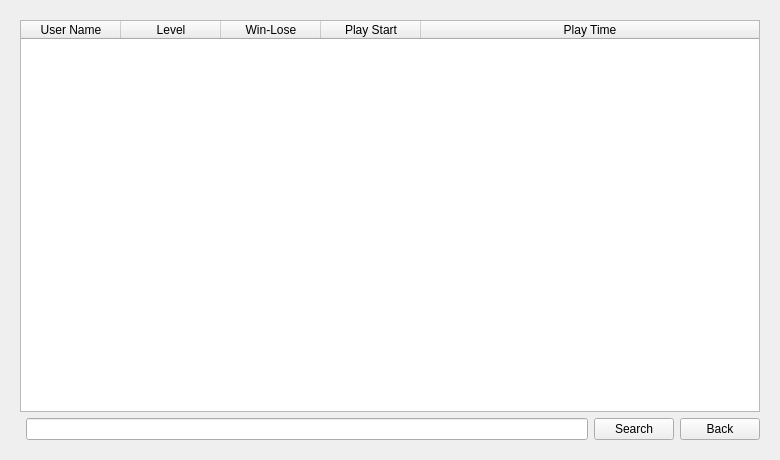
<?xml version="1.0" encoding="UTF-8"?>
<ui version="4.0">
 <class>Widget</class>
 <widget class="QWidget" name="Widget">
  <property name="geometry">
   <rect>
    <x>0</x>
    <y>0</y>
    <width>780</width>
    <height>460</height>
   </rect>
  </property>
  <property name="minimumSize">
   <size>
    <width>780</width>
    <height>460</height>
   </size>
  </property>
  <property name="maximumSize">
   <size>
    <width>780</width>
    <height>460</height>
   </size>
  </property>
  <property name="windowTitle">
   <string>Widget</string>
  </property>
  <layout class="QGridLayout" name="gridLayout">
   <item row="0" column="0">
    <widget class="QStackedWidget" name="stackedWidget">
     <property name="currentIndex">
      <number>2</number>
     </property>
     <widget class="QWidget" name="page">
      <layout class="QGridLayout" name="gridLayout_2">
       <item row="0" column="0">
        <widget class="QFrame" name="frame_answer">
         <property name="frameShape">
          <enum>QFrame::Shape::StyledPanel</enum>
         </property>
         <property name="frameShadow">
          <enum>QFrame::Shadow::Raised</enum>
         </property>
         <layout class="QGridLayout" name="gridLayout_6">
          <item row="1" column="0">
           <widget class="QTextEdit" name="textEdit">
            <property name="minimumSize">
             <size>
              <width>350</width>
              <height>150</height>
             </size>
            </property>
            <property name="maximumSize">
             <size>
              <width>350</width>
              <height>150</height>
             </size>
            </property>
            <property name="font">
             <font>
              <pointsize>72</pointsize>
             </font>
            </property>
            <property name="readOnly">
             <bool>true</bool>
            </property>
            <property name="html">
             <string>&lt;!DOCTYPE HTML PUBLIC &quot;-//W3C//DTD HTML 4.0//EN&quot; &quot;http://www.w3.org/TR/REC-html40/strict.dtd&quot;&gt;
&lt;html&gt;&lt;head&gt;&lt;meta name=&quot;qrichtext&quot; content=&quot;1&quot; /&gt;&lt;meta charset=&quot;utf-8&quot; /&gt;&lt;style type=&quot;text/css&quot;&gt;
p, li { white-space: pre-wrap; }
hr { height: 1px; border-width: 0; }
li.unchecked::marker { content: &quot;\2610&quot;; }
li.checked::marker { content: &quot;\2612&quot;; }
&lt;/style&gt;&lt;/head&gt;&lt;body style=&quot; font-family:'Sans Serif'; font-size:72pt; font-weight:400; font-style:normal;&quot;&gt;
&lt;p align=&quot;center&quot; style=&quot;-qt-paragraph-type:empty; margin-top:0px; margin-bottom:0px; margin-left:0px; margin-right:0px; -qt-block-indent:0; text-indent:0px;&quot;&gt;&lt;br /&gt;&lt;/p&gt;&lt;/body&gt;&lt;/html&gt;</string>
            </property>
            <property name="acceptRichText">
             <bool>true</bool>
            </property>
            <property name="placeholderText">
             <string/>
            </property>
           </widget>
          </item>
          <item row="0" column="0">
           <widget class="QPushButton" name="pushButton_retire">
            <property name="text">
             <string>Retire...</string>
            </property>
           </widget>
          </item>
         </layout>
        </widget>
       </item>
       <item row="1" column="0">
        <widget class="QFrame" name="frame_btn">
         <property name="frameShape">
          <enum>QFrame::Shape::StyledPanel</enum>
         </property>
         <property name="frameShadow">
          <enum>QFrame::Shadow::Raised</enum>
         </property>
         <layout class="QGridLayout" name="gridLayout_3">
          <item row="0" column="1">
           <widget class="QPushButton" name="pushButton_2">
            <property name="sizePolicy">
             <sizepolicy hsizetype="Expanding" vsizetype="Preferred">
              <horstretch>0</horstretch>
              <verstretch>0</verstretch>
             </sizepolicy>
            </property>
            <property name="cursor">
             <cursorShape>PointingHandCursor</cursorShape>
            </property>
            <property name="text">
             <string>2</string>
            </property>
           </widget>
          </item>
          <item row="2" column="2">
           <widget class="QPushButton" name="pushButton_9">
            <property name="sizePolicy">
             <sizepolicy hsizetype="Expanding" vsizetype="Expanding">
              <horstretch>0</horstretch>
              <verstretch>0</verstretch>
             </sizepolicy>
            </property>
            <property name="cursor">
             <cursorShape>PointingHandCursor</cursorShape>
            </property>
            <property name="text">
             <string>9</string>
            </property>
           </widget>
          </item>
          <item row="0" column="2">
           <widget class="QPushButton" name="pushButton_3">
            <property name="sizePolicy">
             <sizepolicy hsizetype="Expanding" vsizetype="Expanding">
              <horstretch>0</horstretch>
              <verstretch>0</verstretch>
             </sizepolicy>
            </property>
            <property name="cursor">
             <cursorShape>PointingHandCursor</cursorShape>
            </property>
            <property name="text">
             <string>3</string>
            </property>
           </widget>
          </item>
          <item row="1" column="0">
           <widget class="QPushButton" name="pushButton_4">
            <property name="sizePolicy">
             <sizepolicy hsizetype="Expanding" vsizetype="Expanding">
              <horstretch>0</horstretch>
              <verstretch>0</verstretch>
             </sizepolicy>
            </property>
            <property name="cursor">
             <cursorShape>PointingHandCursor</cursorShape>
            </property>
            <property name="text">
             <string>4</string>
            </property>
           </widget>
          </item>
          <item row="2" column="0">
           <widget class="QPushButton" name="pushButton_7">
            <property name="sizePolicy">
             <sizepolicy hsizetype="Expanding" vsizetype="Expanding">
              <horstretch>0</horstretch>
              <verstretch>0</verstretch>
             </sizepolicy>
            </property>
            <property name="cursor">
             <cursorShape>PointingHandCursor</cursorShape>
            </property>
            <property name="text">
             <string>7</string>
            </property>
           </widget>
          </item>
          <item row="2" column="1">
           <widget class="QPushButton" name="pushButton_8">
            <property name="sizePolicy">
             <sizepolicy hsizetype="Expanding" vsizetype="Expanding">
              <horstretch>0</horstretch>
              <verstretch>0</verstretch>
             </sizepolicy>
            </property>
            <property name="cursor">
             <cursorShape>PointingHandCursor</cursorShape>
            </property>
            <property name="text">
             <string>8</string>
            </property>
           </widget>
          </item>
          <item row="1" column="1">
           <widget class="QPushButton" name="pushButton_5">
            <property name="sizePolicy">
             <sizepolicy hsizetype="Expanding" vsizetype="Expanding">
              <horstretch>0</horstretch>
              <verstretch>0</verstretch>
             </sizepolicy>
            </property>
            <property name="cursor">
             <cursorShape>PointingHandCursor</cursorShape>
            </property>
            <property name="text">
             <string>5</string>
            </property>
           </widget>
          </item>
          <item row="0" column="0">
           <widget class="QPushButton" name="pushButton_1">
            <property name="sizePolicy">
             <sizepolicy hsizetype="Expanding" vsizetype="Preferred">
              <horstretch>0</horstretch>
              <verstretch>0</verstretch>
             </sizepolicy>
            </property>
            <property name="cursor">
             <cursorShape>PointingHandCursor</cursorShape>
            </property>
            <property name="text">
             <string>1</string>
            </property>
           </widget>
          </item>
          <item row="1" column="2">
           <widget class="QPushButton" name="pushButton_6">
            <property name="sizePolicy">
             <sizepolicy hsizetype="Expanding" vsizetype="Expanding">
              <horstretch>0</horstretch>
              <verstretch>0</verstretch>
             </sizepolicy>
            </property>
            <property name="cursor">
             <cursorShape>PointingHandCursor</cursorShape>
            </property>
            <property name="text">
             <string>6</string>
            </property>
           </widget>
          </item>
          <item row="0" column="3" rowspan="3">
           <widget class="QPushButton" name="pushButton_0">
            <property name="sizePolicy">
             <sizepolicy hsizetype="Expanding" vsizetype="Expanding">
              <horstretch>0</horstretch>
              <verstretch>0</verstretch>
             </sizepolicy>
            </property>
            <property name="cursor">
             <cursorShape>PointingHandCursor</cursorShape>
            </property>
            <property name="text">
             <string>0</string>
            </property>
           </widget>
          </item>
         </layout>
        </widget>
       </item>
       <item row="2" column="0">
        <widget class="QFrame" name="frame_key">
         <property name="frameShape">
          <enum>QFrame::Shape::StyledPanel</enum>
         </property>
         <property name="frameShadow">
          <enum>QFrame::Shadow::Raised</enum>
         </property>
         <layout class="QGridLayout" name="gridLayout_4">
          <item row="0" column="0">
           <widget class="QPushButton" name="pushButton_clear">
            <property name="sizePolicy">
             <sizepolicy hsizetype="Expanding" vsizetype="Preferred">
              <horstretch>0</horstretch>
              <verstretch>0</verstretch>
             </sizepolicy>
            </property>
            <property name="cursor">
             <cursorShape>PointingHandCursor</cursorShape>
            </property>
            <property name="text">
             <string>clear</string>
            </property>
           </widget>
          </item>
          <item row="0" column="1">
           <widget class="QPushButton" name="pushButton_submit">
            <property name="sizePolicy">
             <sizepolicy hsizetype="Expanding" vsizetype="Preferred">
              <horstretch>0</horstretch>
              <verstretch>0</verstretch>
             </sizepolicy>
            </property>
            <property name="cursor">
             <cursorShape>PointingHandCursor</cursorShape>
            </property>
            <property name="text">
             <string>sumbmit</string>
            </property>
           </widget>
          </item>
         </layout>
        </widget>
       </item>
       <item row="0" column="1" rowspan="3">
        <widget class="QFrame" name="frame_4">
         <property name="frameShape">
          <enum>QFrame::Shape::StyledPanel</enum>
         </property>
         <property name="frameShadow">
          <enum>QFrame::Shadow::Raised</enum>
         </property>
         <layout class="QGridLayout" name="gridLayout_5">
          <item row="0" column="0">
           <widget class="QTableWidget" name="tableWidget_score">
            <property name="textElideMode">
             <enum>Qt::TextElideMode::ElideNone</enum>
            </property>
            <attribute name="horizontalHeaderCascadingSectionResizes">
             <bool>true</bool>
            </attribute>
            <attribute name="horizontalHeaderDefaultSectionSize">
             <number>85</number>
            </attribute>
            <attribute name="horizontalHeaderShowSortIndicator" stdset="0">
             <bool>false</bool>
            </attribute>
            <attribute name="horizontalHeaderStretchLastSection">
             <bool>true</bool>
            </attribute>
            <attribute name="verticalHeaderCascadingSectionResizes">
             <bool>false</bool>
            </attribute>
            <column>
             <property name="text">
              <string>Number</string>
             </property>
            </column>
            <column>
             <property name="text">
              <string>Strike</string>
             </property>
            </column>
            <column>
             <property name="text">
              <string>Ball</string>
             </property>
            </column>
            <column>
             <property name="text">
              <string>Out</string>
             </property>
            </column>
           </widget>
          </item>
         </layout>
        </widget>
       </item>
      </layout>
     </widget>
     <widget class="QWidget" name="page_3">
      <layout class="QGridLayout" name="gridLayout_7">
       <item row="2" column="1">
        <spacer name="verticalSpacer">
         <property name="orientation">
          <enum>Qt::Orientation::Vertical</enum>
         </property>
         <property name="sizeHint" stdset="0">
          <size>
           <width>20</width>
           <height>40</height>
          </size>
         </property>
        </spacer>
       </item>
       <item row="0" column="1" colspan="2">
        <widget class="QLineEdit" name="lineEdit"/>
       </item>
       <item row="3" column="0" colspan="3">
        <widget class="QFrame" name="frame_5">
         <property name="sizePolicy">
          <sizepolicy hsizetype="Preferred" vsizetype="Minimum">
           <horstretch>0</horstretch>
           <verstretch>0</verstretch>
          </sizepolicy>
         </property>
         <property name="frameShape">
          <enum>QFrame::Shape::StyledPanel</enum>
         </property>
         <property name="frameShadow">
          <enum>QFrame::Shadow::Raised</enum>
         </property>
         <layout class="QHBoxLayout" name="horizontalLayout">
          <item>
           <widget class="QPushButton" name="pushButton_start">
            <property name="text">
             <string>Start!</string>
            </property>
           </widget>
          </item>
          <item>
           <widget class="QPushButton" name="pushButton_score">
            <property name="text">
             <string>Score</string>
            </property>
           </widget>
          </item>
          <item>
           <widget class="QPushButton" name="pushButton_exit">
            <property name="text">
             <string>Exit</string>
            </property>
           </widget>
          </item>
         </layout>
        </widget>
       </item>
       <item row="0" column="0">
        <widget class="QLabel" name="label">
         <property name="sizePolicy">
          <sizepolicy hsizetype="Preferred" vsizetype="Minimum">
           <horstretch>0</horstretch>
           <verstretch>0</verstretch>
          </sizepolicy>
         </property>
         <property name="text">
          <string>Name</string>
         </property>
         <property name="alignment">
          <set>Qt::AlignmentFlag::AlignCenter</set>
         </property>
        </widget>
       </item>
       <item row="1" column="1" colspan="2">
        <widget class="QComboBox" name="comboBox_level">
         <item>
          <property name="text">
           <string>Easy(Chance: 15)</string>
          </property>
         </item>
         <item>
          <property name="text">
           <string>Normal(Chance: 12)</string>
          </property>
         </item>
         <item>
          <property name="text">
           <string>Difficult(Chance: 10)</string>
          </property>
         </item>
         <item>
          <property name="text">
           <string>Hell(Chance: 8)</string>
          </property>
         </item>
        </widget>
       </item>
       <item row="1" column="0">
        <widget class="QLabel" name="label_2">
         <property name="text">
          <string>Level</string>
         </property>
         <property name="alignment">
          <set>Qt::AlignmentFlag::AlignCenter</set>
         </property>
        </widget>
       </item>
      </layout>
     </widget>
     <widget class="QWidget" name="page_2">
      <layout class="QGridLayout" name="gridLayout_8">
       <item row="1" column="1">
        <widget class="QLineEdit" name="lineEdit_search"/>
       </item>
       <item row="0" column="0" colspan="4">
        <widget class="QTableWidget" name="tableWidget_search">
         <attribute name="horizontalHeaderShowSortIndicator" stdset="0">
          <bool>false</bool>
         </attribute>
         <attribute name="horizontalHeaderStretchLastSection">
          <bool>true</bool>
         </attribute>
         <column>
          <property name="text">
           <string>User Name</string>
          </property>
         </column>
         <column>
          <property name="text">
           <string>Level</string>
          </property>
         </column>
         <column>
          <property name="text">
           <string>Win-Lose</string>
          </property>
         </column>
         <column>
          <property name="text">
           <string>Play Start</string>
          </property>
         </column>
         <column>
          <property name="text">
           <string>Play Time</string>
          </property>
         </column>
        </widget>
       </item>
       <item row="1" column="3">
        <widget class="QPushButton" name="pushButton_back">
         <property name="text">
          <string>Back</string>
         </property>
        </widget>
       </item>
       <item row="1" column="2">
        <widget class="QPushButton" name="pushButton_search">
         <property name="text">
          <string>Search</string>
         </property>
        </widget>
       </item>
      </layout>
     </widget>
    </widget>
   </item>
  </layout>
 </widget>
 <tabstops>
  <tabstop>pushButton_retire</tabstop>
  <tabstop>textEdit</tabstop>
  <tabstop>pushButton_1</tabstop>
  <tabstop>pushButton_2</tabstop>
  <tabstop>pushButton_3</tabstop>
  <tabstop>pushButton_4</tabstop>
  <tabstop>pushButton_5</tabstop>
  <tabstop>pushButton_6</tabstop>
  <tabstop>pushButton_7</tabstop>
  <tabstop>pushButton_8</tabstop>
  <tabstop>pushButton_9</tabstop>
  <tabstop>pushButton_0</tabstop>
  <tabstop>pushButton_clear</tabstop>
  <tabstop>pushButton_submit</tabstop>
  <tabstop>tableWidget_score</tabstop>
  <tabstop>tableWidget_search</tabstop>
  <tabstop>lineEdit_search</tabstop>
  <tabstop>pushButton_search</tabstop>
  <tabstop>pushButton_back</tabstop>
  <tabstop>lineEdit</tabstop>
  <tabstop>comboBox_level</tabstop>
  <tabstop>pushButton_start</tabstop>
  <tabstop>pushButton_score</tabstop>
  <tabstop>pushButton_exit</tabstop>
 </tabstops>
 <resources/>
 <connections/>
</ui>
